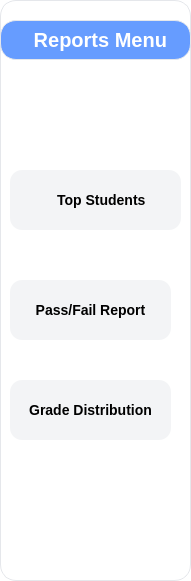
    <widget class="QFrame" name="frame_2">
     <property name="geometry">
      <rect>
       <x>20</x>
       <y>10</y>
       <width>191</width>
       <height>581</height>
      </rect>
     </property>
     <property name="minimumSize">
      <size>
       <width>0</width>
       <height>0</height>
      </size>
     </property>
     <property name="maximumSize">
      <size>
       <width>16777215</width>
       <height>16777215</height>
      </size>
     </property>
     <property name="styleSheet">
      <string notr="true">
QFrame{
    background:white;
    border:1px solid #e5e7eb;
    border-radius:16px;
}</string>
     </property>
     <property name="frameShape">
      <enum>QFrame::Shape::StyledPanel</enum>
     </property>
     <property name="frameShadow">
      <enum>QFrame::Shadow::Raised</enum>
     </property>
     <widget class="QPushButton" name="btn_pass">
      <property name="geometry">
       <rect>
        <x>10</x>
        <y>280</y>
        <width>161</width>
        <height>60</height>
       </rect>
      </property>
      <property name="sizePolicy">
       <sizepolicy hsizetype="Expanding" vsizetype="Fixed">
        <horstretch>0</horstretch>
        <verstretch>0</verstretch>
       </sizepolicy>
      </property>
      <property name="minimumSize">
       <size>
        <width>0</width>
        <height>60</height>
       </size>
      </property>
      <property name="maximumSize">
       <size>
        <width>16777215</width>
        <height>45</height>
       </size>
      </property>
      <property name="styleSheet">
       <string notr="true">


QPushButton{
    background:#f3f4f6;
    border:none;
    border-radius:12px;
    padding:14px;
    font-size:14px;
    font-weight:bold;
}

QPushButton:hover{
    background:#dbeafe;
}

QPushButton:pressed{
    background:#93c5fd;
}</string>
      </property>
      <property name="text">
       <string>Pass/Fail Report</string>
      </property>
     </widget>
     <widget class="QLabel" name="label">
      <property name="geometry">
       <rect>
        <x>0</x>
        <y>20</y>
        <width>191</width>
        <height>40</height>
       </rect>
      </property>
      <property name="sizePolicy">
       <sizepolicy hsizetype="Preferred" vsizetype="Fixed">
        <horstretch>0</horstretch>
        <verstretch>0</verstretch>
       </sizepolicy>
      </property>
      <property name="minimumSize">
       <size>
        <width>0</width>
        <height>40</height>
       </size>
      </property>
      <property name="maximumSize">
       <size>
        <width>16777215</width>
        <height>40</height>
       </size>
      </property>
      <property name="autoFillBackground">
       <bool>false</bool>
      </property>
      <property name="styleSheet">
       <string notr="true">QLabel{
    font-size:20px;
    font-weight:bold;
    
background-color:rgb(102, 156, 255);
color: white;
}</string>
      </property>
      <property name="text">
       <string>     Reports Menu</string>
      </property>
     </widget>
     <widget class="QPushButton" name="btn_top">
      <property name="geometry">
       <rect>
        <x>10</x>
        <y>170</y>
        <width>171</width>
        <height>60</height>
       </rect>
      </property>
      <property name="sizePolicy">
       <sizepolicy hsizetype="Expanding" vsizetype="Fixed">
        <horstretch>0</horstretch>
        <verstretch>0</verstretch>
       </sizepolicy>
      </property>
      <property name="minimumSize">
       <size>
        <width>0</width>
        <height>60</height>
       </size>
      </property>
      <property name="maximumSize">
       <size>
        <width>16777215</width>
        <height>45</height>
       </size>
      </property>
      <property name="styleSheet">
       <string notr="true">


QPushButton{
    background:#f3f4f6;
    border:none;
    border-radius:12px;
    padding:14px;
    font-size:14px;
    font-weight:bold;
}

QPushButton:hover{
    background:#dbeafe;
}

QPushButton:pressed{
    background:#93c5fd;
}</string>
      </property>
      <property name="text">
       <string>   Top Students</string>
      </property>
      <property name="checkable">
       <bool>false</bool>
      </property>
     </widget>
     <widget class="QPushButton" name="btn_grade">
      <property name="geometry">
       <rect>
        <x>10</x>
        <y>380</y>
        <width>161</width>
        <height>60</height>
       </rect>
      </property>
      <property name="sizePolicy">
       <sizepolicy hsizetype="Expanding" vsizetype="Fixed">
        <horstretch>0</horstretch>
        <verstretch>0</verstretch>
       </sizepolicy>
      </property>
      <property name="minimumSize">
       <size>
        <width>0</width>
        <height>60</height>
       </size>
      </property>
      <property name="maximumSize">
       <size>
        <width>16777215</width>
        <height>45</height>
       </size>
      </property>
      <property name="styleSheet">
       <string notr="true">


QPushButton{
    background:#f3f4f6;
    border:none;
    border-radius:12px;
    padding:14px;
    font-size:14px;
    font-weight:bold;
}

QPushButton:hover{
    background:#dbeafe;
}

QPushButton:pressed{
    background:#93c5fd;
}</string>
      </property>
      <property name="text">
       <string>Grade Distribution</string>
      </property>
     </widget>
    </widget>
